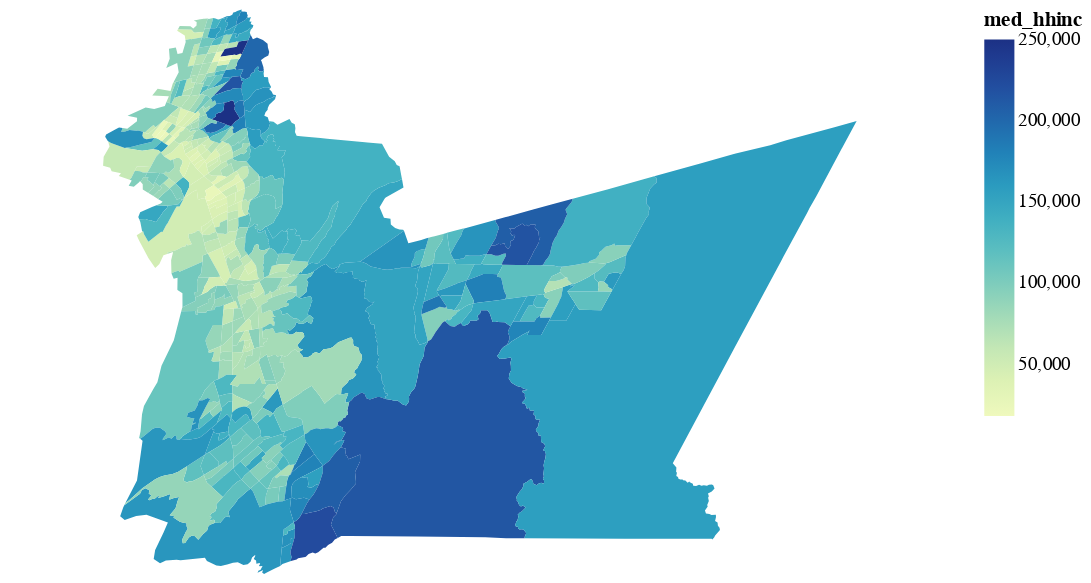

This figure's notebook cell:
### Markdown cell above
## Make the same map with Altair

### Code cell
alt.Chart(tracts2).mark_geoshape().encode(
    color='med_hhinc'
).properties(
    width=500,
    height=300
)

### Figure 1 — Vega-Lite specification as saved in the notebook (floating-point values rounded to 4 significant figures; data arrays with more than 128 entries replaced by an {"elided": "..."} marker saying what was removed)
{"config": {"view": {"continuousWidth": 400, "continuousHeight": 300}}, "data": {"name": "data-75f9da38c0b8c21b9956788f32e7377a"}, "mark": "geoshape", "encoding": {"color": {"type": "quantitative", "field": "med_hhinc"}}, "height": 300, "width": 500, "$schema": "https://vega.github.io/schema/vega-lite/v4.8.1.json", "datasets": {"data-75f9da38c0b8c21b9956788f32e7377a": {"elided": "360 records"}}}
